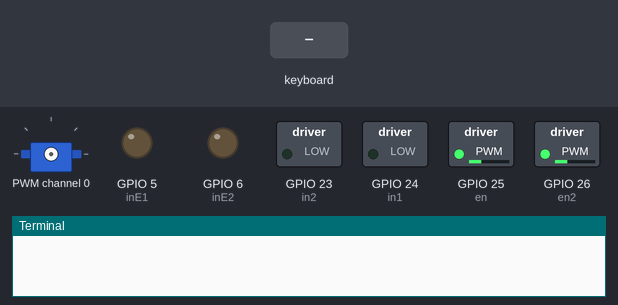
This program was run on a simulated Raspberry Pi (BCM pin numbers). On the bench: servo, switched loads named in the program (green lamp = pin HIGH), output pins drawn as LEDs (lit = HIGH), the last lines printed to the terminal. The test bench sets the inputs (shaded band). The pygame window is not drawn.

Above: at 1.2 s.
1.3 s: key "w" typed on the keyboard
At 1.47 s:
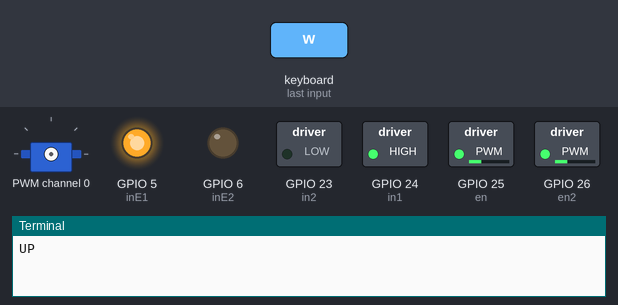
3.1 s: key "h" typed on the keyboard
At 4.1 s:
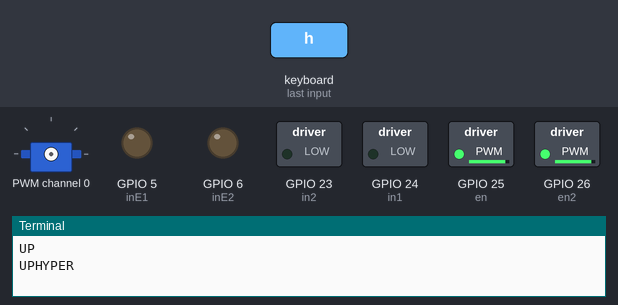
4.9 s: key "z" typed on the keyboard
At 5.07 s:
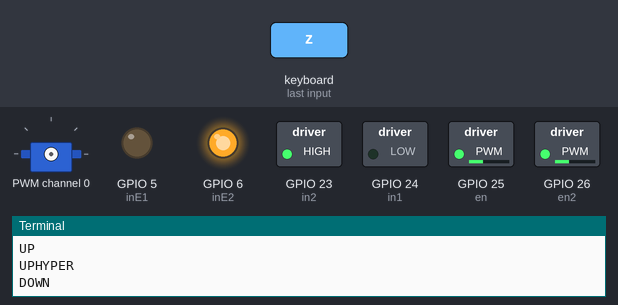
6.7 s: key "a" typed on the keyboard
At 6.87 s:
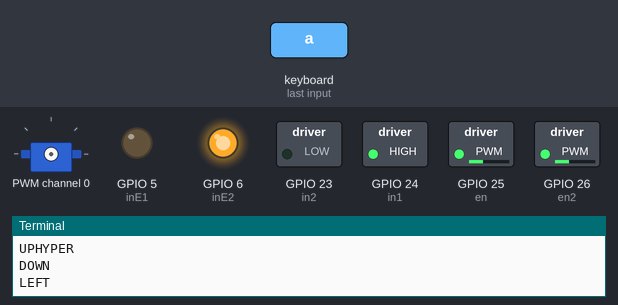
8.5 s: key "d" typed on the keyboard
At 8.67 s:
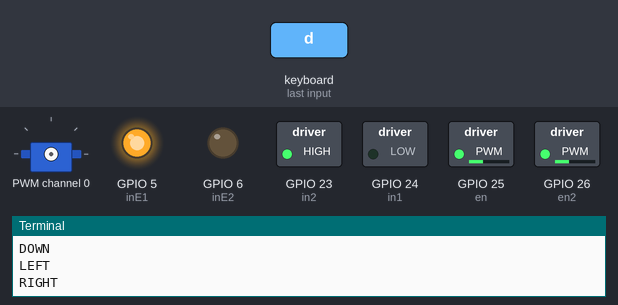
10.3 s: key "e" typed on the keyboard
Timing chart, 0 to 12.8 s (numbered marks = the images above; inputs shaded):
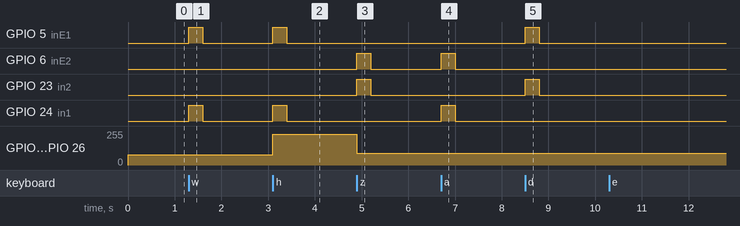

Measured:
- after the input at 1.3 s, GPIO 5 (inE1), GPIO 24 (in1): LOW → HIGH at once, → LOW 0.30 s later
- after the input at 3.1 s, GPIO 5 (inE1), GPIO 24 (in1): LOW → HIGH at once, → LOW 0.30 s later; GPIO 25 (en), GPIO 26 (en2): 77/255 → 230/255 at once
- after the input at 4.9 s, GPIO 6 (inE2), GPIO 23 (in2): LOW → HIGH at once, → LOW 0.30 s later; GPIO 25 (en), GPIO 26 (en2): 230/255 → 89/255 at once
- after the input at 6.7 s, GPIO 6 (inE2), GPIO 24 (in1): LOW → HIGH at once, → LOW 0.30 s later
- after the input at 8.5 s, GPIO 5 (inE1), GPIO 23 (in2): LOW → HIGH at once, → LOW 0.30 s later

The program:

Programa_de_controle.py
```python
# Python Script
# Controle do Robo-Camera


#import das bibliotecas GPIO,time e pygame
import RPi.GPIO as GPIO
GPIO.setmode(GPIO.BCM)
from time import sleep
import pygame

#inicializa pygame
pygame.init()

#Define tamanho da janela do pygame em 100x100
win = pygame.display.set_mode((100,100))


#Import da biblioteca do PCA9685
from adafruit_servokit import ServoKit
nbPCAServo=16
pca = ServoKit(channels=16)

#habilita canal 1(0) para servo 1
pca.servo[0].set_pulse_width_range(500 , 2500) #SERVO 1

#habilita canal 1(1) para servo 2
pca.servo[3].set_pulse_width_range(500 , 2500) #SERVO 2


#função para controle de posição do motor servo 1 - RECEBE VALOR INTEIRO (ANGULO 0 A 180)
def look(pos): # control servo 1
    pca.servo[0].angle = pos
    sleep(0.01)


#MOTOR A ==========================
#MOTOR Direito
#Pinos no l298n - raspberri pi
in1 = 24
in2 = 23
en = 25

#pinos definidos como OUTPUT
GPIO.setup(in1,GPIO.OUT)
GPIO.setup(in2,GPIO.OUT)
GPIO.setup(en,GPIO.OUT)
GPIO.output(in1,GPIO.LOW)
GPIO.output(in2,GPIO.LOW)
pA=GPIO.PWM(en,1000)
pA.start(30) #potência na ativação
#MOTOR A ==========================


#MOTOR B ==========================
#MOTOR Esquerdo
#Pinos no l298n - raspberri pi
inE1 = 5
inE2 = 6
en2 = 26
#GPIOs como OUTPUT
GPIO.setup(inE1,GPIO.OUT)
GPIO.setup(inE2,GPIO.OUT)
GPIO.setup(en2,GPIO.OUT)
GPIO.output(inE1,GPIO.LOW)
GPIO.output(inE2,GPIO.LOW)
pB=GPIO.PWM(en2,1000)
#potência na ativação
pB.start(30)


def FRENTE():
        #Motor Esquerdo
    pB.ChangeDutyCycle(30)
    GPIO.output(inE1,GPIO.HIGH)
    GPIO.output(inE2,GPIO.LOW)


        #Motor Direito
    pA.ChangeDutyCycle(30)
    GPIO.output(in1,GPIO.HIGH)
    GPIO.output(in2,GPIO.LOW)


    sleep(0.3)
    GPIO.output(in1,GPIO.LOW)
    GPIO.output(in2,GPIO.LOW)
    GPIO.output(inE1,GPIO.LOW)
    GPIO.output(inE2,GPIO.LOW)


def FRENTETURBO():
        #ME
    pB.ChangeDutyCycle(90)
    GPIO.output(inE1,GPIO.HIGH)
    GPIO.output(inE2,GPIO.LOW)


        #MD
    pA.ChangeDutyCycle(90)
    GPIO.output(in1,GPIO.HIGH)
    GPIO.output(in2,GPIO.LOW)


    sleep(0.3)
    GPIO.output(in1,GPIO.LOW)
    GPIO.output(in2,GPIO.LOW)
    GPIO.output(inE1,GPIO.LOW)
    GPIO.output(inE2,GPIO.LOW)


def GOBACK():
        #ME
    pB.ChangeDutyCycle(35)
    GPIO.output(inE1,GPIO.LOW)
    GPIO.output(inE2,GPIO.HIGH)


        #MD
    pA.ChangeDutyCycle(35)
    GPIO.output(in1,GPIO.LOW)
    GPIO.output(in2,GPIO.HIGH)


    sleep(0.3)
    GPIO.output(in1,GPIO.LOW)
    GPIO.output(in2,GPIO.LOW)
    GPIO.output(inE1,GPIO.LOW)
    GPIO.output(inE2,GPIO.LOW)


def TLEFT():
        #ME
    pB.ChangeDutyCycle(35)
    GPIO.output(inE1,GPIO.LOW)
    GPIO.output(inE2,GPIO.HIGH)


        #MD
    pA.ChangeDutyCycle(35)
    GPIO.output(in1,GPIO.HIGH)
    GPIO.output(in2,GPIO.LOW)


    sleep(0.3)
    GPIO.output(in1,GPIO.LOW)
    GPIO.output(in2,GPIO.LOW)
    GPIO.output(inE1,GPIO.LOW)
    GPIO.output(inE2,GPIO.LOW)


def TRIGHT():
        #ME
    pB.ChangeDutyCycle(35)
    GPIO.output(inE1,GPIO.HIGH)
    GPIO.output(inE2,GPIO.LOW)


        #MD
    pA.ChangeDutyCycle(35)
    GPIO.output(in1,GPIO.LOW)
    GPIO.output(in2,GPIO.HIGH)


    sleep(0.3)
    GPIO.output(in1,GPIO.LOW)
    GPIO.output(in2,GPIO.LOW)
    GPIO.output(inE1,GPIO.LOW)
    GPIO.output(inE2,GPIO.LOW)
#=======================================RE=

def TRIGHTHYPER():
        #ME
    pB.ChangeDutyCycle(70)
    GPIO.output(inE1,GPIO.HIGH)
    GPIO.output(inE2,GPIO.LOW)


        #MD
    pA.ChangeDutyCycle(70)
    GPIO.output(in1,GPIO.LOW)
    GPIO.output(in2,GPIO.HIGH)


    sleep(0.3)
    GPIO.output(in1,GPIO.LOW)
    GPIO.output(in2,GPIO.LOW)
    GPIO.output(inE1,GPIO.LOW)
    GPIO.output(inE2,GPIO.LOW)
#=======================================RE=

while True:
    for eve in pygame.event.get():pass
    keyInput = pygame.key.get_pressed()

    if keyInput [pygame.K_w]:
        print('UP')
        FRENTE()
        pygame.display.update()

    elif keyInput [pygame.K_h]:
        print('UPHYPER')
        FRENTETURBO()
        pygame.display.update()

    elif keyInput [pygame.K_z]:
        print('DOWN')
        GOBACK()
        pygame.display.update()

    elif keyInput [pygame.K_a]:
        print('LEFT')
        TLEFT()
        pygame.display.update()

    elif keyInput [pygame.K_d]:
        print('RIGHT')
        TRIGHT()
        pygame.display.update()


    elif keyInput [pygame.K_e]:
        print('LOOK_UP')
        look(40)
        pygame.display.update()


    elif keyInput [pygame.K_r]:
         print('LOOK_CENTER')
         look(80)
         pygame.display.update()


    elif keyInput [pygame.K_t]:
        print('LOOK_DOWN')
        look(120)
        pygame.display.update()


    elif keyInput [pygame.K_0]:
        print('TRIGH_HYPER')
        TRIGHTHYPER()
        pygame.display.update()
```
